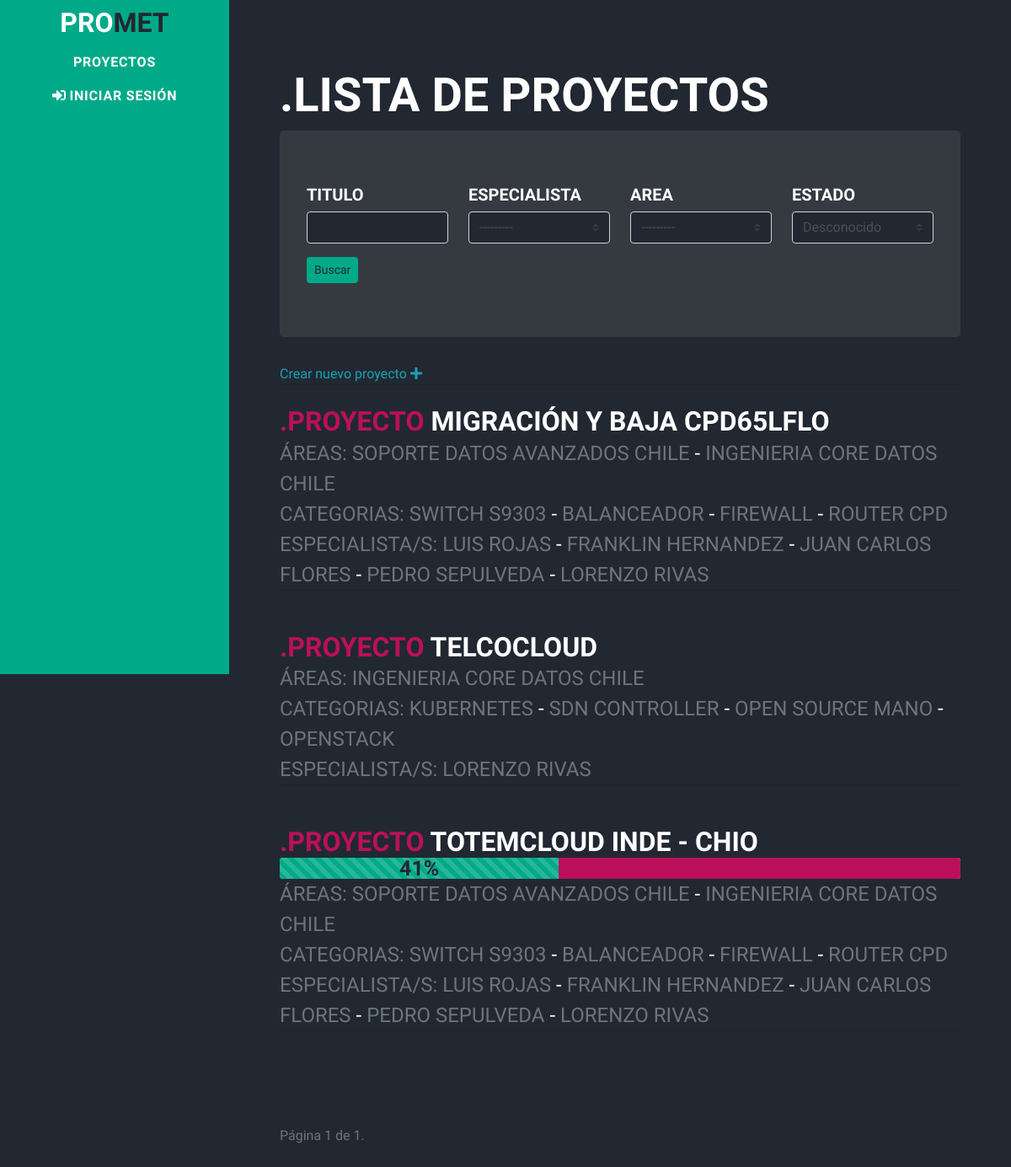
The page / on the database its author committed.
### application/cmapp/models.py (models this page shows, shortened)
class Collaborator(models.Model):
    user = models.OneToOneField(User, on_delete=models.CASCADE, verbose_name='Nombre')
    country = CountryField(blank_label='(seleccionar país)', verbose_name='País')
    area = models.ForeignKey(Area, on_delete=models.CASCADE, null=True, blank=True)
    def __str__(self):
        return "%s %s" % ( self.user.first_name, self.user.last_name )
    class Meta:
        verbose_name = 'Colaborador'
        verbose_name_plural = 'Colaboradores'
        ordering = ['-id']

class Project(models.Model):
    project_title = models.CharField(max_length=200, unique=True, verbose_name='Titulo')
    slug = AutoSlugField(populate_from='project_title', always_update=True, null=True)
    year = models.IntegerField(null=True)
    area = models.ManyToManyField(Area, verbose_name='Area')
    collaborator = models.ManyToManyField(Collaborator, related_name='Colaborador', verbose_name='Colaboradores')
    category = models.ManyToManyField(Category, related_name='Categoria', verbose_name='Categorías')
    resume = HTMLField()
    pub_date = models.DateTimeField(auto_now_add=True)
    planned_date = models.DateField(null=True, verbose_name='Fecha Planificada')
    done_date = models.DateField(null=True, verbose_name='Fecha de termino Real', blank=True)
    state = models.BooleanField(blank=True, null=True, default=False, verbose_name='Terminando?')
    display_milestone = models.BooleanField(blank=True, null=True, default=False, verbose_name='Mostrar Hitos en Template')
    history = HistoricalRecords()
    class Meta:
        verbose_name = 'Proyecto'
        ordering = ['-id']

class Area(models.Model):
    area_title = models.CharField(max_length=255, verbose_name='Area')
    responsable = models.CharField(max_length=255, verbose_name='Lider Area')
    def __str__(self):
        return self.area_title
    class Meta:
        verbose_name = 'Area'
        verbose_name_plural = 'Areas'
        ordering = ['-id']

class Category(models.Model):
    title = models.CharField(max_length=255)
    slug = AutoSlugField(populate_from='title', always_update=True)
    def __str__(self):
        return self.title
    class Meta:
        verbose_name = 'Categoria'
        ordering = ['-id']

### application/cmapp/views.py (the view)
# urls.py: path('', projects.as_view(), name = 'projects'),
class projects(ListFilteredMixin, ListView):
    model = Project
    template_name = 'project_list.html'
    ordering = ['project_title']
    paginate_by = 10
    filter_set = ProjectFilter
    queryset = Project.objects.annotate(
        todo_done=Round(Count('todo', filter=Q(todo__state=True)) * 100.0 / NullIf(Count('todo'), 0)),
        todo_left=Round(Count('todo', filter=Q(todo__state=False)) * 100.0 / NullIf(Count('todo'), 0)),
    )

### application/cmapp/views.py (called while the page is built)
    def get_filter_set(self):
        if self.filter_set:
            return self.filter_set
        else:
            raise ImproperlyConfigured(
                "ListFilterMixin requires either a definition of "
                "'filter_set' or an implementation of 'get_filter()'")

    def get_filter_set_kwargs(self):
        return {
            'data': self.request.GET,
            'queryset': self.get_base_queryset(),
        }

    def get_base_queryset(self):
        return super(ListFilteredMixin, self).get_queryset()

    def get_constructed_filter(self):
        if getattr(self, 'constructed_filter', None):
            return self.constructed_filter
        else:
            f = self.get_filter_set()(**self.get_filter_set_kwargs())
            self.constructed_filter = f
            return f

    def get_queryset(self):
        return self.get_constructed_filter().qs

    def get_context_data(self, **kwargs):
        kwargs.update({'filter': self.get_constructed_filter()})
        return super(ListFilteredMixin, self).get_context_data(**kwargs)

### application/cmapp/templates/project_list.html (shortened to what this page needs)
{% extends 'base_template.html' %}
{% load humanize %}
{% load widget_tweaks %}
{% load my_tags %}
{% block title %}
<section class="resume-section" id="about">
  <div class="resume-section-content">
    <h2 style="margin-top: 0">.Lista de Proyectos</h2>
      <div class="jumbotron bg-dark">
      <form method="get">
        <div class="well">
          <div class="row">
            <div class="form-group col-sm-4 col-md-3">
              <h5>Titulo</h5>
              {% render_field filter.form.project_title class="form-control" %}
            </div>
            <div class="form-group col-sm-4 col-md-3">
              <h5>Especialista</h5>
              <select class="custom-select mr-sm-2" name="collaborator" id="id_collaborator">
                {% for collaborator in filter.form.collaborator %}
                  <label class="checkbox-inline" value="{{ collaborator.tag }}">
                    {{ collaborator.tag }} {{ collaborator.choice_label }}
                  </label>
                {% endfor %}
              </select>
            </div>
            <div class="form-group col-sm-4 col-md-3">
              <h5>Area</h5>
              <select class="custom-select mr-sm-2" name="area" id="id_area">
                  <label class="checkbox-inline">
                    <option value="">---------</option> ---------
                  </label>
              </select>
            </div>
            <div class="form-group col-sm-4 col-md-3">
              <h5>Estado</h5>
              <select class="custom-select mr-sm-2" name="state" id="id_state">
                {% for state in filter.form.state %}
                  <label class="checkbox-inline">
                    {{ state.tag }} {{ state.choice_label }}
                  </label>
                {% endfor %}
              </select>
            </div>
          </div>
          <button type="submit" class="btn btn-primary btn-sm">
             Buscar
          </button>
        </div>
      </form>
      </div>
      <a class="text-info" href="{% url 'admin:cmapp_project_add' %}" target="_blank"> Crear nuevo proyecto <i class="fa fa-plus"></i></a>
      <hr class="m-0" />
      <br>
    {% for project in object_list %}
    <a href="{% url 'project:projectdetail' project.slug %}">
      <h3 class="mb-0">
        <span style="color:#bb105a">.Proyecto
        </span>{{ project.project_title }}
        {% if project.todo_done == None %}
        {% else %}
          <div class="progress">
              {% if project.todo_done == 100 %}
              <div class="progress-bar progress-bar-striped progress-bar-animated massive-font"
                   role="progressbar" style="width: 100%" aria-valuenow="100" aria-valuemin="0"
                   aria-valuemax="100">
                  Proyecto completado
              </div>
              {% else %}
              <div class="progress-bar progress-bar-striped progress-bar-animated massive-font"
                   role="progressbar" style="width: {{project.todo_done|floatformat:0|intcomma}}%"
                   aria-valuenow="{{project.todo_done|floatformat:0|intcomma}}" aria-valuemin="0"
                   aria-valuemax="100">
                  {{ project.todo_done|floatformat:0|intcomma}}%
              </div>
              {% endif %}
              <div class="progress-bar massive-font bgr-lef" role="progressbar"
                   style="width: {{project.todo_left|floatformat:0|intcomma}}%"
                   aria-valuenow="{{project.todo_left|floatformat:0|intcomma}}" aria-valuemin="0"
                   aria-valuemax="100">
              </div>
          </div>
        {% endif %}
      </h3>
    </a>
    <div class="subheading mb-5">
      Áreas:
      {% for area in project.area.all %}
      {% if not forloop.first %}<span style="color:white"> -</span> {% endif %}
      {{ area }}
      {% endfor %}
      <br>
      Categorias:
      {% for cat in project.category.all %}
      {% if not forloop.first %}<span style="color:white"> -</span> {% endif %}
      {{ cat }}
      {% endfor %}
      <br>
      Especialista/s:
      {% for collaborator in project.collaborator.all %}
      {% if not forloop.first %}<span style="color:white"> -</span> {% endif %}
      {{ collaborator }}
      {% endfor %}
<hr class="m-0 text-light" />
    </div>
    {% endfor %}
    <nav aria-label="Page navigation example">
  <ul class="pagination">
    <br>
    <br>
    </ul>
      Página {{ page_obj.number }} de {{ page_obj.paginator.num_pages }}.
</nav>
  </div>
</section>
{% endblock %}

### application/cmapp/templates/base_template.html (shortened to what this page needs)
{% load static %}
{% url 'project:projects' as projects %}
<!DOCTYPE html>
<html lang="en">
<head>
  <link rel="stylesheet" href="https://cdnjs.cloudflare.com/ajax/libs/font-awesome/5.15.1/css/fontawesome.min.css">
  <link href="{% static 'resume/css/styles2.css' %}" rel="stylesheet" />
</head>
<body id="page-top">
  <div class="container">
    <nav class="navbar navbar-expand-lg navbar-dark bg-primary fixed-top" id="sideNav">
      <h3>
        <a href="{% url 'project:projects' %}" style="color:white">PRO<span class="text-white">MET</span></a>
      </h3>
      {% block nav %}
      <div class="collapse navbar-collapse" id="navbarSupportedContent">
        <ul class="navbar-nav">
          {% block ul %}
          <li class="nav-item"><a class="nav-link js-scroll-trigger {% if request.path == projects %} active{% endif %}" href="{% url 'project:projects' %}">Proyectos</a></li>
          {% endblock %}
          {% if user.is_authenticated %}
          <li class="nav-item">
            <div class="alert bg-light" role="alert">
              Conectado como <span style="color:#bb105a">{{ user.username }}</span>
              <a href="{% url 'logout' %}"><i class="fa fa-sign-out-alt"></i></a>
            </div>
          </li>
          {% else %}
          <li class="nav-item"><a class="nav-link js-scroll-trigger active" href="{% url 'login' %}"><i class="fa fa-sign-in-alt"></i> Iniciar Sesión</a></li>
          {% endif %}
        </ul>
      </div>
      {% endblock %}
    </nav>
    <div class="container-fluid p-0">
      {% block title %}{% endblock %}
    </div>
  </div>
</body>
</html>

### application/cmapp/templates/base_template.html (style rules this page uses)
.progress { height: 25px; }
.massive-font { font-size: 25px; }
.bgr-lef { background-color: #bb105a; color: white; }

### rows shown on the page
Collaborator: collaborator "---------"
Project: project_title "MIGRACIÓN Y BAJA CPD65LFLO"
Area: area_title "SOPORTE DATOS AVANZADOS CHILE"
Area: area_title "INGENIERIA CORE DATOS CHILE"
Category: title "SWITCH S9303"
Category: title "BALANCEADOR"
Category: title "FIREWALL"
Category: title "ROUTER CPD"
Collaborator: user.last_name "LUIS ROJAS"
Collaborator: user.last_name "FRANKLIN HERNANDEZ"
Collaborator: user.last_name "JUAN CARLOS FLORES"
Collaborator: user.last_name "PEDRO SEPULVEDA"
Collaborator: user.last_name "LORENZO RIVAS"
Project: project_title "TELCOCLOUD"
Category: title "KUBERNETES"
Category: title "SDN CONTROLLER"
Category: title "OPEN SOURCE MANO"
Category: title "OPENSTACK"
Project: project_title "TOTEMCLOUD INDE - CHIO", todo_done "41", {{ project.todo_left|floatformat:0|intcomma }} 59 (drawn)

### other values the page prints
{{ page_obj.number }} "1"
{{ page_obj.paginator.num_pages }} "1"
form field state "Desconocido"
